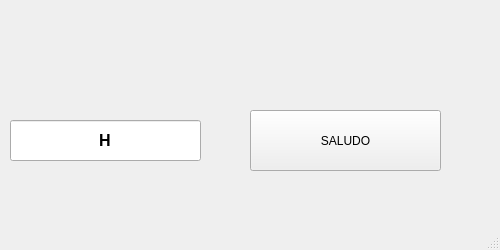
<?xml version="1.0" encoding="UTF-8"?>
<ui version="4.0">
 <class>MainWindow</class>
 <widget class="QMainWindow" name="MainWindow">
  <property name="geometry">
   <rect>
    <x>0</x>
    <y>0</y>
    <width>500</width>
    <height>250</height>
   </rect>
  </property>
  <property name="windowTitle">
   <string>MainWindow</string>
  </property>
  <widget class="QWidget" name="centralwidget">
   <widget class="QPushButton" name="btn_saludar">
    <property name="geometry">
     <rect>
      <x>250</x>
      <y>110</y>
      <width>191</width>
      <height>61</height>
     </rect>
    </property>
    <property name="text">
     <string>SALUDO</string>
    </property>
   </widget>
   <widget class="QLineEdit" name="lineEdit">
    <property name="geometry">
     <rect>
      <x>10</x>
      <y>120</y>
      <width>191</width>
      <height>41</height>
     </rect>
    </property>
    <property name="font">
     <font>
      <pointsize>12</pointsize>
      <weight>75</weight>
      <bold>true</bold>
     </font>
    </property>
    <property name="text">
     <string>H</string>
    </property>
    <property name="alignment">
     <set>Qt::AlignCenter</set>
    </property>
   </widget>
   <widget class="QLabel" name="label_6">
    <property name="geometry">
     <rect>
      <x>80</x>
      <y>0</y>
      <width>341</width>
      <height>51</height>
     </rect>
    </property>
    <property name="text">
     <string/>
    </property>
    <property name="pixmap">
     <pixmap resource="../../PIP_UNIDAD_2_2021_3/recursos_proyecto.qrc">:/UAT_FIANS/Imagenes/FIANS.png</pixmap>
    </property>
    <property name="scaledContents">
     <bool>true</bool>
    </property>
   </widget>
   <widget class="QLabel" name="label_5">
    <property name="geometry">
     <rect>
      <x>430</x>
      <y>0</y>
      <width>71</width>
      <height>81</height>
     </rect>
    </property>
    <property name="text">
     <string/>
    </property>
    <property name="pixmap">
     <pixmap resource="../../PIP_UNIDAD_2_2021_3/recursos_proyecto.qrc">:/LOGO/Imagenes/HD-wallpaper-bob-esponja-mafioso-bob-esponja-gangster-mafioso-meme.jpg</pixmap>
    </property>
    <property name="scaledContents">
     <bool>true</bool>
    </property>
   </widget>
   <widget class="QLabel" name="label_4">
    <property name="geometry">
     <rect>
      <x>0</x>
      <y>0</y>
      <width>71</width>
      <height>81</height>
     </rect>
    </property>
    <property name="text">
     <string/>
    </property>
    <property name="pixmap">
     <pixmap resource="../../PIP_UNIDAD_2_2021_3/recursos_proyecto.qrc">:/NUMEROS/Imagenes/Boca_Juniors_logo18.svg.png</pixmap>
    </property>
    <property name="scaledContents">
     <bool>true</bool>
    </property>
   </widget>
  </widget>
  <widget class="QMenuBar" name="menubar">
   <property name="geometry">
    <rect>
     <x>0</x>
     <y>0</y>
     <width>500</width>
     <height>22</height>
    </rect>
   </property>
  </widget>
  <widget class="QStatusBar" name="statusbar"/>
 </widget>
 <resources>
  <include location="../../PIP_UNIDAD_2_2021_3/recursos_proyecto.qrc"/>
  <include location="../../../PIP_UNIDAD_2_2021_3/recursos_proyecto.qrc"/>
 </resources>
 <connections/>
</ui>
